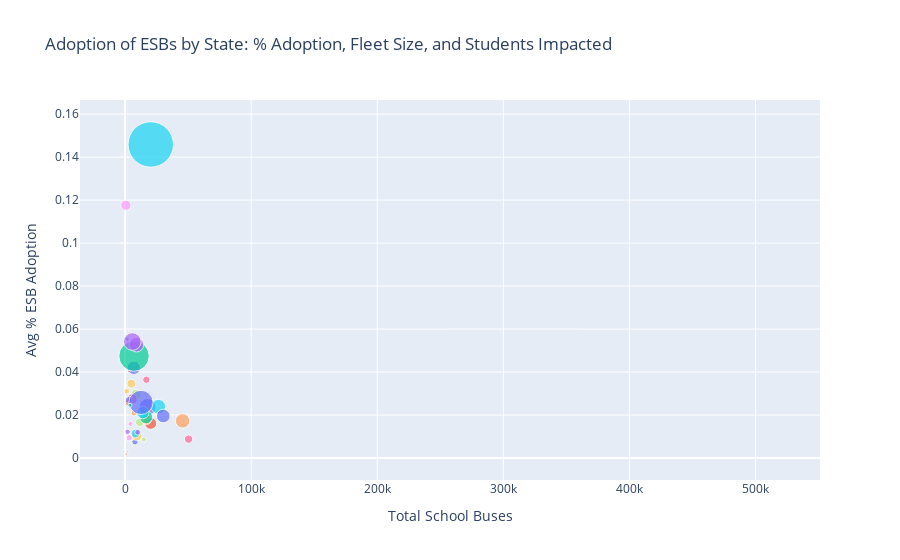

The code cell stored with this chart in its notebook:
### Code cell
import plotly.express as px

fig = px.scatter(
    state_df,
    x="2a. Total number of school buses (SBF 2022-23)",
    y="3i. Average of percentages of committed ESBs (Atlas, SBF, FHWA, WRI)",
    size="8a. Approximate total number of students riding ESBs",
    color="1a. State",
    hover_name="1a. State",
    size_max=60,
    labels={
        "2a. Total number of school buses (SBF 2022-23)": "Total School Buses",
        "3i. Average of percentages of committed ESBs (Atlas, SBF, FHWA, WRI)": "Avg % ESB Adoption",
        "8a. Approximate total number of students riding ESBs": "Students Riding ESBs"
    },
    title="Adoption of ESBs by State: % Adoption, Fleet Size, and Students Impacted"
)
fig.update_layout(showlegend=False)
fig.show()

### Figure 1 — Plotly figure (JSON) as saved in the notebook; plotly's stock layout.template omitted (floating-point values rounded to 4 significant figures)
{"data": [{"hovertemplate": "<b>%{hovertext}</b><br><br>1a. State=ALABAMA<br>Total School Buses=%{x}<br>Avg % ESB Adoption=%{y}<br>Students Riding ESBs=%{marker.size}<extra></extra>", "hovertext": ["ALABAMA"], "legendgroup": "ALABAMA", "marker": {"color": "#636efa", "size": [1284.0], "sizemode": "area", "sizeref": 65.15, "symbol": "circle"}, "mode": "markers", "name": "ALABAMA", "orientation": "v", "showlegend": true, "type": "scatter", "x": [7820], "xaxis": "x", "y": [0.007494], "yaxis": "y"}, {"hovertemplate": "<b>%{hovertext}</b><br><br>1a. State=ALASKA<br>Total School Buses=%{x}<br>Avg % ESB Adoption=%{y}<br>Students Riding ESBs=%{marker.size}<extra></extra>", "hovertext": ["ALASKA"], "legendgroup": "ALASKA", "marker": {"color": "#EF553B", "size": [164.7], "sizemode": "area", "sizeref": 65.15, "symbol": "circle"}, "mode": "markers", "name": "ALASKA", "orientation": "v", "showlegend": true, "type": "scatter", "x": [962], "xaxis": "x", "y": [0.001793], "yaxis": "y"}, {"hovertemplate": "<b>%{hovertext}</b><br><br>1a. State=AMERICAN SAMOA<br>Total School Buses=%{x}<br>Avg % ESB Adoption=%{y}<br>Students Riding ESBs=%{marker.size}<extra></extra>", "hovertext": ["AMERICAN SAMOA"], "legendgroup": "AMERICAN SAMOA", "marker": {"color": "#00cc96", "size": [0], "sizemode": "area", "sizeref": 65.15, "symbol": "circle"}, "mode": "markers", "name": "AMERICAN SAMOA", "orientation": "v", "showlegend": true, "type": "scatter", "x": [null], "xaxis": "x", "y": [null], "yaxis": "y"}, {"hovertemplate": "<b>%{hovertext}</b><br><br>1a. State=ARIZONA<br>Total School Buses=%{x}<br>Avg % ESB Adoption=%{y}<br>Students Riding ESBs=%{marker.size}<extra></extra>", "hovertext": ["ARIZONA"], "legendgroup": "ARIZONA", "marker": {"color": "#ab63fa", "size": [1303.0], "sizemode": "area", "sizeref": 65.15, "symbol": "circle"}, "mode": "markers", "name": "ARIZONA", "orientation": "v", "showlegend": true, "type": "scatter", "x": [7166], "xaxis": "x", "y": [0.02668], "yaxis": "y"}, {"hovertemplate": "<b>%{hovertext}</b><br><br>1a. State=ARKANSAS<br>Total School Buses=%{x}<br>Avg % ESB Adoption=%{y}<br>Students Riding ESBs=%{marker.size}<extra></extra>", "hovertext": ["ARKANSAS"], "legendgroup": "ARKANSAS", "marker": {"color": "#FFA15A", "size": [1078], "sizemode": "area", "sizeref": 65.15, "symbol": "circle"}, "mode": "markers", "name": "ARKANSAS", "orientation": "v", "showlegend": true, "type": "scatter", "x": [7000], "xaxis": "x", "y": [0.02088], "yaxis": "y"}, {"hovertemplate": "<b>%{hovertext}</b><br><br>1a. State=CALIFORNIA<br>Total School Buses=%{x}<br>Avg % ESB Adoption=%{y}<br>Students Riding ESBs=%{marker.size}<extra></extra>", "hovertext": ["CALIFORNIA"], "legendgroup": "CALIFORNIA", "marker": {"color": "#19d3f3", "size": [67460.0], "sizemode": "area", "sizeref": 65.15, "symbol": "circle"}, "mode": "markers", "name": "CALIFORNIA", "orientation": "v", "showlegend": true, "type": "scatter", "x": [20333], "xaxis": "x", "y": [0.1459], "yaxis": "y"}, {"hovertemplate": "<b>%{hovertext}</b><br><br>1a. State=COLORADO<br>Total School Buses=%{x}<br>Avg % ESB Adoption=%{y}<br>Students Riding ESBs=%{marker.size}<extra></extra>", "hovertext": ["COLORADO"], "legendgroup": "COLORADO", "marker": {"color": "#FF6692", "size": [2340], "sizemode": "area", "sizeref": 65.15, "symbol": "circle"}, "mode": "markers", "name": "COLORADO", "orientation": "v", "showlegend": true, "type": "scatter", "x": [null], "xaxis": "x", "y": [0.02258], "yaxis": "y"}, {"hovertemplate": "<b>%{hovertext}</b><br><br>1a. State=CONNECTICUT<br>Total School Buses=%{x}<br>Avg % ESB Adoption=%{y}<br>Students Riding ESBs=%{marker.size}<extra></extra>", "hovertext": ["CONNECTICUT"], "legendgroup": "CONNECTICUT", "marker": {"color": "#B6E880", "size": [3801.0], "sizemode": "area", "sizeref": 65.15, "symbol": "circle"}, "mode": "markers", "name": "CONNECTICUT", "orientation": "v", "showlegend": true, "type": "scatter", "x": [8600], "xaxis": "x", "y": [0.02948], "yaxis": "y"}, {"hovertemplate": "<b>%{hovertext}</b><br><br>1a. State=DELAWARE<br>Total School Buses=%{x}<br>Avg % ESB Adoption=%{y}<br>Students Riding ESBs=%{marker.size}<extra></extra>", "hovertext": ["DELAWARE"], "legendgroup": "DELAWARE", "marker": {"color": "#FF97FF", "size": [82.41], "sizemode": "area", "sizeref": 65.15, "symbol": "circle"}, "mode": "markers", "name": "DELAWARE", "orientation": "v", "showlegend": true, "type": "scatter", "x": [1529], "xaxis": "x", "y": [0.002745], "yaxis": "y"}, {"hovertemplate": "<b>%{hovertext}</b><br><br>1a. State=DISTRICT OF COLUMBIA<br>Total School Buses=%{x}<br>Avg % ESB Adoption=%{y}<br>Students Riding ESBs=%{marker.size}<extra></extra>", "hovertext": ["DISTRICT OF COLUMBIA"], "legendgroup": "DISTRICT OF COLUMBIA", "marker": {"color": "#FECB52", "size": [13.18], "sizemode": "area", "sizeref": 65.15, "symbol": "circle"}, "mode": "markers", "name": "DISTRICT OF COLUMBIA", "orientation": "v", "showlegend": true, "type": "scatter", "x": [null], "xaxis": "x", "y": [0.1231], "yaxis": "y"}, {"hovertemplate": "<b>%{hovertext}</b><br><br>1a. State=FLORIDA<br>Total School Buses=%{x}<br>Avg % ESB Adoption=%{y}<br>Students Riding ESBs=%{marker.size}<extra></extra>", "hovertext": ["FLORIDA"], "legendgroup": "FLORIDA", "marker": {"color": "#636efa", "size": [9388.0], "sizemode": "area", "sizeref": 65.15, "symbol": "circle"}, "mode": "markers", "name": "FLORIDA", "orientation": "v", "showlegend": true, "type": "scatter", "x": [17814], "xaxis": "x", "y": [0.02373], "yaxis": "y"}, {"hovertemplate": "<b>%{hovertext}</b><br><br>1a. State=GEORGIA<br>Total School Buses=%{x}<br>Avg % ESB Adoption=%{y}<br>Students Riding ESBs=%{marker.size}<extra></extra>", "hovertext": ["GEORGIA"], "legendgroup": "GEORGIA", "marker": {"color": "#EF553B", "size": [4646.0], "sizemode": "area", "sizeref": 65.15, "symbol": "circle"}, "mode": "markers", "name": "GEORGIA", "orientation": "v", "showlegend": true, "type": "scatter", "x": [20282], "xaxis": "x", "y": [0.01612], "yaxis": "y"}, {"hovertemplate": "<b>%{hovertext}</b><br><br>1a. State=GUAM<br>Total School Buses=%{x}<br>Avg % ESB Adoption=%{y}<br>Students Riding ESBs=%{marker.size}<extra></extra>", "hovertext": ["GUAM"], "legendgroup": "GUAM", "marker": {"color": "#00cc96", "size": [0], "sizemode": "area", "sizeref": 65.15, "symbol": "circle"}, "mode": "markers", "name": "GUAM", "orientation": "v", "showlegend": true, "type": "scatter", "x": [null], "xaxis": "x", "y": [null], "yaxis": "y"}, {"hovertemplate": "<b>%{hovertext}</b><br><br>1a. State=HAWAII<br>Total School Buses=%{x}<br>Avg % ESB Adoption=%{y}<br>Students Riding ESBs=%{marker.size}<extra></extra>", "hovertext": ["HAWAII"], "legendgroup": "HAWAII", "marker": {"color": "#ab63fa", "size": [149.3], "sizemode": "area", "sizeref": 65.15, "symbol": "circle"}, "mode": "markers", "name": "HAWAII", "orientation": "v", "showlegend": true, "type": "scatter", "x": [785], "xaxis": "x", "y": [0.03071], "yaxis": "y"}, {"hovertemplate": "<b>%{hovertext}</b><br><br>1a. State=IDAHO<br>Total School Buses=%{x}<br>Avg % ESB Adoption=%{y}<br>Students Riding ESBs=%{marker.size}<extra></extra>", "hovertext": ["IDAHO"], "legendgroup": "IDAHO", "marker": {"color": "#FFA15A", "size": [388.9], "sizemode": "area", "sizeref": 65.15, "symbol": "circle"}, "mode": "markers", "name": "IDAHO", "orientation": "v", "showlegend": true, "type": "scatter", "x": [2996], "xaxis": "x", "y": [0.01023], "yaxis": "y"}, {"hovertemplate": "<b>%{hovertext}</b><br><br>1a. State=ILLINOIS<br>Total School Buses=%{x}<br>Avg % ESB Adoption=%{y}<br>Students Riding ESBs=%{marker.size}<extra></extra>", "hovertext": ["ILLINOIS"], "legendgroup": "ILLINOIS", "marker": {"color": "#19d3f3", "size": [6958.0], "sizemode": "area", "sizeref": 65.15, "symbol": "circle"}, "mode": "markers", "name": "ILLINOIS", "orientation": "v", "showlegend": true, "type": "scatter", "x": [26424], "xaxis": "x", "y": [0.02386], "yaxis": "y"}, {"hovertemplate": "<b>%{hovertext}</b><br><br>1a. State=INDIANA<br>Total School Buses=%{x}<br>Avg % ESB Adoption=%{y}<br>Students Riding ESBs=%{marker.size}<extra></extra>", "hovertext": ["INDIANA"], "legendgroup": "INDIANA", "marker": {"color": "#FF6692", "size": [1777.0], "sizemode": "area", "sizeref": 65.15, "symbol": "circle"}, "mode": "markers", "name": "INDIANA", "orientation": "v", "showlegend": true, "type": "scatter", "x": [16824], "xaxis": "x", "y": [0.03641], "yaxis": "y"}, {"hovertemplate": "<b>%{hovertext}</b><br><br>1a. State=IOWA<br>Total School Buses=%{x}<br>Avg % ESB Adoption=%{y}<br>Students Riding ESBs=%{marker.size}<extra></extra>", "hovertext": ["IOWA"], "legendgroup": "IOWA", "marker": {"color": "#B6E880", "size": [1081.0], "sizemode": "area", "sizeref": 65.15, "symbol": "circle"}, "mode": "markers", "name": "IOWA", "orientation": "v", "showlegend": true, "type": "scatter", "x": [6000], "xaxis": "x", "y": [0.00968], "yaxis": "y"}, {"hovertemplate": "<b>%{hovertext}</b><br><br>1a. State=KANSAS<br>Total School Buses=%{x}<br>Avg % ESB Adoption=%{y}<br>Students Riding ESBs=%{marker.size}<extra></extra>", "hovertext": ["KANSAS"], "legendgroup": "KANSAS", "marker": {"color": "#FF97FF", "size": [820.1], "sizemode": "area", "sizeref": 65.15, "symbol": "circle"}, "mode": "markers", "name": "KANSAS", "orientation": "v", "showlegend": true, "type": "scatter", "x": [4305], "xaxis": "x", "y": [0.01589], "yaxis": "y"}, {"hovertemplate": "<b>%{hovertext}</b><br><br>1a. State=KENTUCKY<br>Total School Buses=%{x}<br>Avg % ESB Adoption=%{y}<br>Students Riding ESBs=%{marker.size}<extra></extra>", "hovertext": ["KENTUCKY"], "legendgroup": "KENTUCKY", "marker": {"color": "#FECB52", "size": [3002.0], "sizemode": "area", "sizeref": 65.15, "symbol": "circle"}, "mode": "markers", "name": "KENTUCKY", "orientation": "v", "showlegend": true, "type": "scatter", "x": [9488], "xaxis": "x", "y": [0.01026], "yaxis": "y"}, {"hovertemplate": "<b>%{hovertext}</b><br><br>1a. State=LOUISIANA<br>Total School Buses=%{x}<br>Avg % ESB Adoption=%{y}<br>Students Riding ESBs=%{marker.size}<extra></extra>", "hovertext": ["LOUISIANA"], "legendgroup": "LOUISIANA", "marker": {"color": "#636efa", "size": [5910.0], "sizemode": "area", "sizeref": 65.15, "symbol": "circle"}, "mode": "markers", "name": "LOUISIANA", "orientation": "v", "showlegend": true, "type": "scatter", "x": [6841], "xaxis": "x", "y": [0.04199], "yaxis": "y"}, {"hovertemplate": "<b>%{hovertext}</b><br><br>1a. State=MAINE<br>Total School Buses=%{x}<br>Avg % ESB Adoption=%{y}<br>Students Riding ESBs=%{marker.size}<extra></extra>", "hovertext": ["MAINE"], "legendgroup": "MAINE", "marker": {"color": "#EF553B", "size": [1597.0], "sizemode": "area", "sizeref": 65.15, "symbol": "circle"}, "mode": "markers", "name": "MAINE", "orientation": "v", "showlegend": true, "type": "scatter", "x": [2815], "xaxis": "x", "y": [0.02587], "yaxis": "y"}, {"hovertemplate": "<b>%{hovertext}</b><br><br>1a. State=MARYLAND<br>Total School Buses=%{x}<br>Avg % ESB Adoption=%{y}<br>Students Riding ESBs=%{marker.size}<extra></extra>", "hovertext": ["MARYLAND"], "legendgroup": "MARYLAND", "marker": {"color": "#00cc96", "size": [30250.0], "sizemode": "area", "sizeref": 65.15, "symbol": "circle"}, "mode": "markers", "name": "MARYLAND", "orientation": "v", "showlegend": true, "type": "scatter", "x": [7074], "xaxis": "x", "y": [0.04743], "yaxis": "y"}, {"hovertemplate": "<b>%{hovertext}</b><br><br>1a. State=MASSACHUSETTS<br>Total School Buses=%{x}<br>Avg % ESB Adoption=%{y}<br>Students Riding ESBs=%{marker.size}<extra></extra>", "hovertext": ["MASSACHUSETTS"], "legendgroup": "MASSACHUSETTS", "marker": {"color": "#ab63fa", "size": [7056.0], "sizemode": "area", "sizeref": 65.15, "symbol": "circle"}, "mode": "markers", "name": "MASSACHUSETTS", "orientation": "v", "showlegend": true, "type": "scatter", "x": [9000], "xaxis": "x", "y": [0.05275], "yaxis": "y"}, {"hovertemplate": "<b>%{hovertext}</b><br><br>1a. State=MICHIGAN<br>Total School Buses=%{x}<br>Avg % ESB Adoption=%{y}<br>Students Riding ESBs=%{marker.size}<extra></extra>", "hovertext": ["MICHIGAN"], "legendgroup": "MICHIGAN", "marker": {"color": "#FFA15A", "size": [3158.0], "sizemode": "area", "sizeref": 65.15, "symbol": "circle"}, "mode": "markers", "name": "MICHIGAN", "orientation": "v", "showlegend": true, "type": "scatter", "x": [16844], "xaxis": "x", "y": [0.0178], "yaxis": "y"}, {"hovertemplate": "<b>%{hovertext}</b><br><br>1a. State=MINNESOTA<br>Total School Buses=%{x}<br>Avg % ESB Adoption=%{y}<br>Students Riding ESBs=%{marker.size}<extra></extra>", "hovertext": ["MINNESOTA"], "legendgroup": "MINNESOTA", "marker": {"color": "#19d3f3", "size": [361.6], "sizemode": "area", "sizeref": 65.15, "symbol": "circle"}, "mode": "markers", "name": "MINNESOTA", "orientation": "v", "showlegend": true, "type": "scatter", "x": [18902], "xaxis": "x", "y": [0.01746], "yaxis": "y"}, {"hovertemplate": "<b>%{hovertext}</b><br><br>1a. State=MISSISSIPPI<br>Total School Buses=%{x}<br>Avg % ESB Adoption=%{y}<br>Students Riding ESBs=%{marker.size}<extra></extra>", "hovertext": ["MISSISSIPPI"], "legendgroup": "MISSISSIPPI", "marker": {"color": "#FF6692", "size": [3285], "sizemode": "area", "sizeref": 65.15, "symbol": "circle"}, "mode": "markers", "name": "MISSISSIPPI", "orientation": "v", "showlegend": true, "type": "scatter", "x": [5544], "xaxis": "x", "y": [0.02757], "yaxis": "y"}, {"hovertemplate": "<b>%{hovertext}</b><br><br>1a. State=MISSOURI<br>Total School Buses=%{x}<br>Avg % ESB Adoption=%{y}<br>Students Riding ESBs=%{marker.size}<extra></extra>", "hovertext": ["MISSOURI"], "legendgroup": "MISSOURI", "marker": {"color": "#B6E880", "size": [2346.0], "sizemode": "area", "sizeref": 65.15, "symbol": "circle"}, "mode": "markers", "name": "MISSOURI", "orientation": "v", "showlegend": true, "type": "scatter", "x": [11678], "xaxis": "x", "y": [0.01661], "yaxis": "y"}, {"hovertemplate": "<b>%{hovertext}</b><br><br>1a. State=MONTANA<br>Total School Buses=%{x}<br>Avg % ESB Adoption=%{y}<br>Students Riding ESBs=%{marker.size}<extra></extra>", "hovertext": ["MONTANA"], "legendgroup": "MONTANA", "marker": {"color": "#FF97FF", "size": [333.8], "sizemode": "area", "sizeref": 65.15, "symbol": "circle"}, "mode": "markers", "name": "MONTANA", "orientation": "v", "showlegend": true, "type": "scatter", "x": [3693], "xaxis": "x", "y": [0.0581], "yaxis": "y"}, {"hovertemplate": "<b>%{hovertext}</b><br><br>1a. State=NEBRASKA<br>Total School Buses=%{x}<br>Avg % ESB Adoption=%{y}<br>Students Riding ESBs=%{marker.size}<extra></extra>", "hovertext": ["NEBRASKA"], "legendgroup": "NEBRASKA", "marker": {"color": "#FECB52", "size": [49.17], "sizemode": "area", "sizeref": 65.15, "symbol": "circle"}, "mode": "markers", "name": "NEBRASKA", "orientation": "v", "showlegend": true, "type": "scatter", "x": [5706], "xaxis": "x", "y": [0.005342], "yaxis": "y"}, {"hovertemplate": "<b>%{hovertext}</b><br><br>1a. State=NEVADA<br>Total School Buses=%{x}<br>Avg % ESB Adoption=%{y}<br>Students Riding ESBs=%{marker.size}<extra></extra>", "hovertext": ["NEVADA"], "legendgroup": "NEVADA", "marker": {"color": "#636efa", "size": [1592.0], "sizemode": "area", "sizeref": 65.15, "symbol": "circle"}, "mode": "markers", "name": "NEVADA", "orientation": "v", "showlegend": true, "type": "scatter", "x": [2947], "xaxis": "x", "y": [0.02697], "yaxis": "y"}, {"hovertemplate": "<b>%{hovertext}</b><br><br>1a. State=NEW HAMPSHIRE<br>Total School Buses=%{x}<br>Avg % ESB Adoption=%{y}<br>Students Riding ESBs=%{marker.size}<extra></extra>", "hovertext": ["NEW HAMPSHIRE"], "legendgroup": "NEW HAMPSHIRE", "marker": {"color": "#EF553B", "size": [199.5], "sizemode": "area", "sizeref": 65.15, "symbol": "circle"}, "mode": "markers", "name": "NEW HAMPSHIRE", "orientation": "v", "showlegend": true, "type": "scatter", "x": [3200], "xaxis": "x", "y": [0.04029], "yaxis": "y"}, {"hovertemplate": "<b>%{hovertext}</b><br><br>1a. State=NEW JERSEY<br>Total School Buses=%{x}<br>Avg % ESB Adoption=%{y}<br>Students Riding ESBs=%{marker.size}<extra></extra>", "hovertext": ["NEW JERSEY"], "legendgroup": "NEW JERSEY", "marker": {"color": "#00cc96", "size": [5553.0], "sizemode": "area", "sizeref": 65.15, "symbol": "circle"}, "mode": "markers", "name": "NEW JERSEY", "orientation": "v", "showlegend": true, "type": "scatter", "x": [16704], "xaxis": "x", "y": [0.01896], "yaxis": "y"}, {"hovertemplate": "<b>%{hovertext}</b><br><br>1a. State=NEW MEXICO<br>Total School Buses=%{x}<br>Avg % ESB Adoption=%{y}<br>Students Riding ESBs=%{marker.size}<extra></extra>", "hovertext": ["NEW MEXICO"], "legendgroup": "NEW MEXICO", "marker": {"color": "#ab63fa", "size": [927.0], "sizemode": "area", "sizeref": 65.15, "symbol": "circle"}, "mode": "markers", "name": "NEW MEXICO", "orientation": "v", "showlegend": true, "type": "scatter", "x": [2007], "xaxis": "x", "y": [0.01218], "yaxis": "y"}, {"hovertemplate": "<b>%{hovertext}</b><br><br>1a. State=NEW YORK<br>Total School Buses=%{x}<br>Avg % ESB Adoption=%{y}<br>Students Riding ESBs=%{marker.size}<extra></extra>", "hovertext": ["NEW YORK"], "legendgroup": "NEW YORK", "marker": {"color": "#FFA15A", "size": [6827.0], "sizemode": "area", "sizeref": 65.15, "symbol": "circle"}, "mode": "markers", "name": "NEW YORK", "orientation": "v", "showlegend": true, "type": "scatter", "x": [45600], "xaxis": "x", "y": [0.01729], "yaxis": "y"}, {"hovertemplate": "<b>%{hovertext}</b><br><br>1a. State=NORTH CAROLINA<br>Total School Buses=%{x}<br>Avg % ESB Adoption=%{y}<br>Students Riding ESBs=%{marker.size}<extra></extra>", "hovertext": ["NORTH CAROLINA"], "legendgroup": "NORTH CAROLINA", "marker": {"color": "#19d3f3", "size": [5016.0], "sizemode": "area", "sizeref": 65.15, "symbol": "circle"}, "mode": "markers", "name": "NORTH CAROLINA", "orientation": "v", "showlegend": true, "type": "scatter", "x": [14104], "xaxis": "x", "y": [0.02115], "yaxis": "y"}, {"hovertemplate": "<b>%{hovertext}</b><br><br>1a. State=NORTH DAKOTA<br>Total School Buses=%{x}<br>Avg % ESB Adoption=%{y}<br>Students Riding ESBs=%{marker.size}<extra></extra>", "hovertext": ["NORTH DAKOTA"], "legendgroup": "NORTH DAKOTA", "marker": {"color": "#FF6692", "size": [129.8], "sizemode": "area", "sizeref": 65.15, "symbol": "circle"}, "mode": "markers", "name": "NORTH DAKOTA", "orientation": "v", "showlegend": true, "type": "scatter", "x": [2351], "xaxis": "x", "y": [0.008669], "yaxis": "y"}, {"hovertemplate": "<b>%{hovertext}</b><br><br>1a. State=OHIO<br>Total School Buses=%{x}<br>Avg % ESB Adoption=%{y}<br>Students Riding ESBs=%{marker.size}<extra></extra>", "hovertext": ["OHIO"], "legendgroup": "OHIO", "marker": {"color": "#B6E880", "size": [761.0], "sizemode": "area", "sizeref": 65.15, "symbol": "circle"}, "mode": "markers", "name": "OHIO", "orientation": "v", "showlegend": true, "type": "scatter", "x": [14809], "xaxis": "x", "y": [0.008611], "yaxis": "y"}, {"hovertemplate": "<b>%{hovertext}</b><br><br>1a. State=OKLAHOMA<br>Total School Buses=%{x}<br>Avg % ESB Adoption=%{y}<br>Students Riding ESBs=%{marker.size}<extra></extra>", "hovertext": ["OKLAHOMA"], "legendgroup": "OKLAHOMA", "marker": {"color": "#FF97FF", "size": [3420], "sizemode": "area", "sizeref": 65.15, "symbol": "circle"}, "mode": "markers", "name": "OKLAHOMA", "orientation": "v", "showlegend": true, "type": "scatter", "x": [562], "xaxis": "x", "y": [0.1176], "yaxis": "y"}, {"hovertemplate": "<b>%{hovertext}</b><br><br>1a. State=OREGON<br>Total School Buses=%{x}<br>Avg % ESB Adoption=%{y}<br>Students Riding ESBs=%{marker.size}<extra></extra>", "hovertext": ["OREGON"], "legendgroup": "OREGON", "marker": {"color": "#FECB52", "size": [2572.0], "sizemode": "area", "sizeref": 65.15, "symbol": "circle"}, "mode": "markers", "name": "OREGON", "orientation": "v", "showlegend": true, "type": "scatter", "x": [4913], "xaxis": "x", "y": [0.03462], "yaxis": "y"}, {"hovertemplate": "<b>%{hovertext}</b><br><br>1a. State=PENNSYLVANIA<br>Total School Buses=%{x}<br>Avg % ESB Adoption=%{y}<br>Students Riding ESBs=%{marker.size}<extra></extra>", "hovertext": ["PENNSYLVANIA"], "legendgroup": "PENNSYLVANIA", "marker": {"color": "#636efa", "size": [6100.0], "sizemode": "area", "sizeref": 65.15, "symbol": "circle"}, "mode": "markers", "name": "PENNSYLVANIA", "orientation": "v", "showlegend": true, "type": "scatter", "x": [30275], "xaxis": "x", "y": [0.01954], "yaxis": "y"}, {"hovertemplate": "<b>%{hovertext}</b><br><br>1a. State=PUERTO RICO<br>Total School Buses=%{x}<br>Avg % ESB Adoption=%{y}<br>Students Riding ESBs=%{marker.size}<extra></extra>", "hovertext": ["PUERTO RICO"], "legendgroup": "PUERTO RICO", "marker": {"color": "#EF553B", "size": [0], "sizemode": "area", "sizeref": 65.15, "symbol": "circle"}, "mode": "markers", "name": "PUERTO RICO", "orientation": "v", "showlegend": true, "type": "scatter", "x": [null], "xaxis": "x", "y": [null], "yaxis": "y"}, {"hovertemplate": "<b>%{hovertext}</b><br><br>1a. State=RHODE ISLAND<br>Total School Buses=%{x}<br>Avg % ESB Adoption=%{y}<br>Students Riding ESBs=%{marker.size}<extra></extra>", "hovertext": ["RHODE ISLAND"], "legendgroup": "RHODE ISLAND", "marker": {"color": "#00cc96", "size": [560.6], "sizemode": "area", "sizeref": 65.15, "symbol": "circle"}, "mode": "markers", "name": "RHODE ISLAND", "orientation": "v", "showlegend": true, "type": "scatter", "x": [1691], "xaxis": "x", "y": [0.05529], "yaxis": "y"}, {"hovertemplate": "<b>%{hovertext}</b><br><br>1a. State=SOUTH CAROLINA<br>Total School Buses=%{x}<br>Avg % ESB Adoption=%{y}<br>Students Riding ESBs=%{marker.size}<extra></extra>", "hovertext": ["SOUTH CAROLINA"], "legendgroup": "SOUTH CAROLINA", "marker": {"color": "#ab63fa", "size": [10160.0], "sizemode": "area", "sizeref": 65.15, "symbol": "circle"}, "mode": "markers", "name": "SOUTH CAROLINA", "orientation": "v", "showlegend": true, "type": "scatter", "x": [5720], "xaxis": "x", "y": [0.0542], "yaxis": "y"}, {"hovertemplate": "<b>%{hovertext}</b><br><br>1a. State=SOUTH DAKOTA<br>Total School Buses=%{x}<br>Avg % ESB Adoption=%{y}<br>Students Riding ESBs=%{marker.size}<extra></extra>", "hovertext": ["SOUTH DAKOTA"], "legendgroup": "SOUTH DAKOTA", "marker": {"color": "#FFA15A", "size": [153.6], "sizemode": "area", "sizeref": 65.15, "symbol": "circle"}, "mode": "markers", "name": "SOUTH DAKOTA", "orientation": "v", "showlegend": true, "type": "scatter", "x": [2000], "xaxis": "x", "y": [0.003121], "yaxis": "y"}, {"hovertemplate": "<b>%{hovertext}</b><br><br>1a. State=TENNESSEE<br>Total School Buses=%{x}<br>Avg % ESB Adoption=%{y}<br>Students Riding ESBs=%{marker.size}<extra></extra>", "hovertext": ["TENNESSEE"], "legendgroup": "TENNESSEE", "marker": {"color": "#19d3f3", "size": [2508.0], "sizemode": "area", "sizeref": 65.15, "symbol": "circle"}, "mode": "markers", "name": "TENNESSEE", "orientation": "v", "showlegend": true, "type": "scatter", "x": [8200], "xaxis": "x", "y": [0.01138], "yaxis": "y"}, {"hovertemplate": "<b>%{hovertext}</b><br><br>1a. State=TEXAS<br>Total School Buses=%{x}<br>Avg % ESB Adoption=%{y}<br>Students Riding ESBs=%{marker.size}<extra></extra>", "hovertext": ["TEXAS"], "legendgroup": "TEXAS", "marker": {"color": "#FF6692", "size": [2243.0], "sizemode": "area", "sizeref": 65.15, "symbol": "circle"}, "mode": "markers", "name": "TEXAS", "orientation": "v", "showlegend": true, "type": "scatter", "x": [50327], "xaxis": "x", "y": [0.008762], "yaxis": "y"}, {"hovertemplate": "<b>%{hovertext}</b><br><br>1a. State=U.S. VIRGIN ISLANDS<br>Total School Buses=%{x}<br>Avg % ESB Adoption=%{y}<br>Students Riding ESBs=%{marker.size}<extra></extra>", "hovertext": ["U.S. VIRGIN ISLANDS"], "legendgroup": "U.S. VIRGIN ISLANDS", "marker": {"color": "#B6E880", "size": [0], "sizemode": "area", "sizeref": 65.15, "symbol": "circle"}, "mode": "markers", "name": "U.S. VIRGIN ISLANDS", "orientation": "v", "showlegend": true, "type": "scatter", "x": [null], "xaxis": "x", "y": [null], "yaxis": "y"}, {"hovertemplate": "<b>%{hovertext}</b><br><br>1a. State=UTAH<br>Total School Buses=%{x}<br>Avg % ESB Adoption=%{y}<br>Students Riding ESBs=%{marker.size}<extra></extra>", "hovertext": ["UTAH"], "legendgroup": "UTAH", "marker": {"color": "#FF97FF", "size": [1270.0], "sizemode": "area", "sizeref": 65.15, "symbol": "circle"}, "mode": "markers", "name": "UTAH", "orientation": "v", "showlegend": true, "type": "scatter", "x": [3240], "xaxis": "x", "y": [0.009406], "yaxis": "y"}, {"hovertemplate": "<b>%{hovertext}</b><br><br>1a. State=VERMONT<br>Total School Buses=%{x}<br>Avg % ESB Adoption=%{y}<br>Students Riding ESBs=%{marker.size}<extra></extra>", "hovertext": ["VERMONT"], "legendgroup": "VERMONT", "marker": {"color": "#FECB52", "size": [1046.0], "sizemode": "area", "sizeref": 65.15, "symbol": "circle"}, "mode": "markers", "name": "VERMONT", "orientation": "v", "showlegend": true, "type": "scatter", "x": [1300], "xaxis": "x", "y": [0.0311], "yaxis": "y"}, {"hovertemplate": "<b>%{hovertext}</b><br><br>1a. State=VIRGINIA<br>Total School Buses=%{x}<br>Avg % ESB Adoption=%{y}<br>Students Riding ESBs=%{marker.size}<extra></extra>", "hovertext": ["VIRGINIA"], "legendgroup": "VIRGINIA", "marker": {"color": "#636efa", "size": [19190.0], "sizemode": "area", "sizeref": 65.15, "symbol": "circle"}, "mode": "markers", "name": "VIRGINIA", "orientation": "v", "showlegend": true, "type": "scatter", "x": [12572], "xaxis": "x", "y": [0.02587], "yaxis": "y"}, {"hovertemplate": "<b>%{hovertext}</b><br><br>1a. State=WASHINGTON<br>Total School Buses=%{x}<br>Avg % ESB Adoption=%{y}<br>Students Riding ESBs=%{marker.size}<extra></extra>", "hovertext": ["WASHINGTON"], "legendgroup": "WASHINGTON", "marker": {"color": "#EF553B", "size": [2593.0], "sizemode": "area", "sizeref": 65.15, "symbol": "circle"}, "mode": "markers", "name": "WASHINGTON", "orientation": "v", "showlegend": true, "type": "scatter", "x": [null], "xaxis": "x", "y": [0.02227], "yaxis": "y"}, {"hovertemplate": "<b>%{hovertext}</b><br><br>1a. State=WEST VIRGINIA<br>Total School Buses=%{x}<br>Avg % ESB Adoption=%{y}<br>Students Riding ESBs=%{marker.size}<extra></extra>", "hovertext": ["WEST VIRGINIA"], "legendgroup": "WEST VIRGINIA", "marker": {"color": "#00cc96", "size": [516.7], "sizemode": "area", "sizeref": 65.15, "symbol": "circle"}, "mode": "markers", "name": "WEST VIRGINIA", "orientation": "v", "showlegend": true, "type": "scatter", "x": [3832], "xaxis": "x", "y": [0.02453], "yaxis": "y"}, {"hovertemplate": "<b>%{hovertext}</b><br><br>1a. State=WISCONSIN<br>Total School Buses=%{x}<br>Avg % ESB Adoption=%{y}<br>Students Riding ESBs=%{marker.size}<extra></extra>", "hovertext": ["WISCONSIN"], "legendgroup": "WISCONSIN", "marker": {"color": "#ab63fa", "size": [1118.0], "sizemode": "area", "sizeref": 65.15, "symbol": "circle"}, "mode": "markers", "name": "WISCONSIN", "orientation": "v", "showlegend": true, "type": "scatter", "x": [10055], "xaxis": "x", "y": [0.01197], "yaxis": "y"}, {"hovertemplate": "<b>%{hovertext}</b><br><br>1a. State=WYOMING<br>Total School Buses=%{x}<br>Avg % ESB Adoption=%{y}<br>Students Riding ESBs=%{marker.size}<extra></extra>", "hovertext": ["WYOMING"], "legendgroup": "WYOMING", "marker": {"color": "#FFA15A", "size": [0], "sizemode": "area", "sizeref": 65.15, "symbol": "circle"}, "mode": "markers", "name": "WYOMING", "orientation": "v", "showlegend": true, "type": "scatter", "x": [1343], "xaxis": "x", "y": [0], "yaxis": "y"}, {"hovertemplate": "<b>%{hovertext}</b><br><br>1a. State=TOTAL<br>Total School Buses=%{x}<br>Avg % ESB Adoption=%{y}<br>Students Riding ESBs=%{marker.size}<extra></extra>", "hovertext": ["TOTAL"], "legendgroup": "TOTAL", "marker": {"color": "#19d3f3", "size": [234500.0], "sizemode": "area", "sizeref": 65.15, "symbol": "circle"}, "mode": "markers", "name": "TOTAL", "orientation": "v", "showlegend": true, "type": "scatter", "x": [484177], "xaxis": "x", "y": [null], "yaxis": "y"}], "layout": {"legend": {"itemsizing": "constant", "title": {"text": "1a. State"}, "tracegroupgap": 0}, "showlegend": false, "title": {"text": "Adoption of ESBs by State: % Adoption, Fleet Size, and Students Impacted"}, "xaxis": {"anchor": "y", "domain": [0, 1], "title": {"text": "Total School Buses"}}, "yaxis": {"anchor": "x", "domain": [0, 1], "title": {"text": "Avg % ESB Adoption"}}}}
